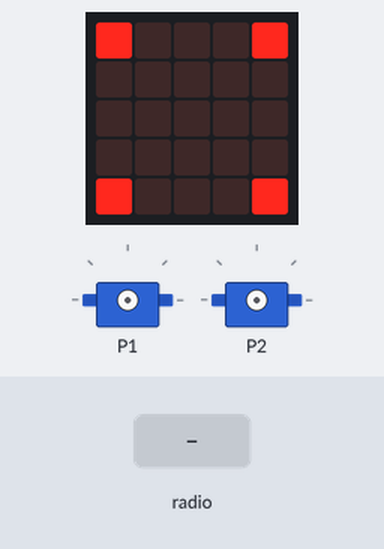
The program below on a simulated BBC micro:bit (MakeCode). Parts: the board's 5×5 LED display, 2 × servo. Inputs (shaded band) come from the test bench.

Above: at 1.6 s.
1.7 s: radio message "forword" arrives
At 2.9 s:
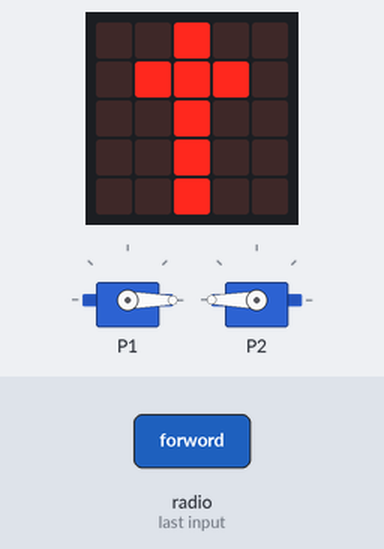
3.2 s: radio message "stop" arrives
At 4.1 s:
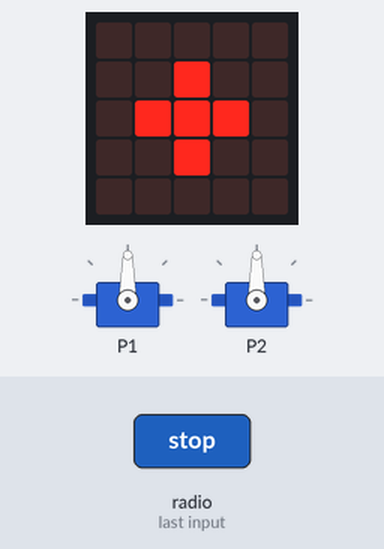
4.7 s: radio message "backword" arrives
At 5.2 s:
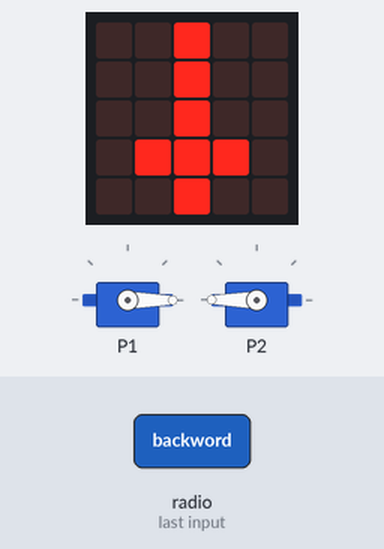
6.2 s: radio message "left" arrives
At 7.4 s:
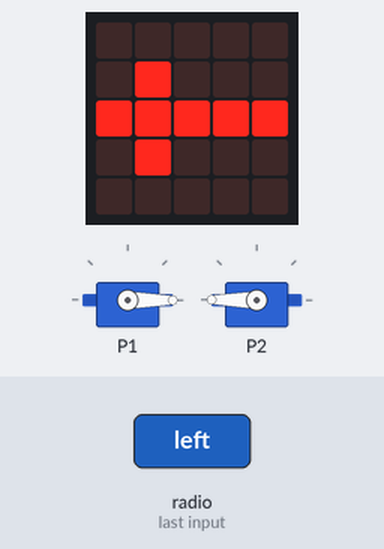
7.7 s: radio message "right" arrives
At 8.7 s:
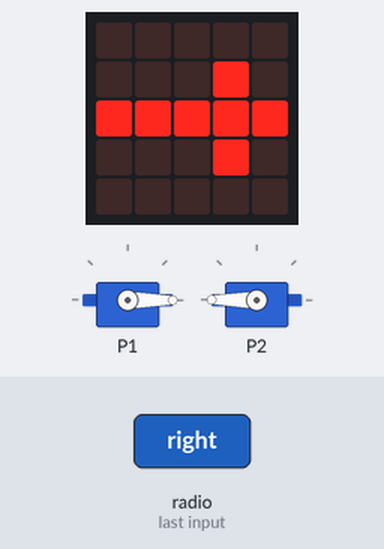
Timing chart, 0 to 10.2 s (numbered marks = the images above; inputs shaded):
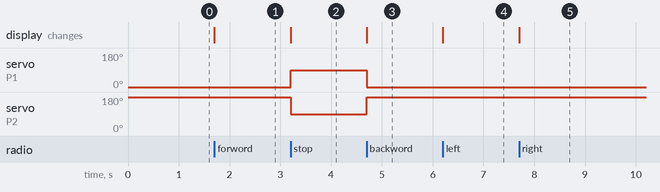

The program:

main.ts
```typescript
radio.onReceivedString(function (receivedString) {
    if (receivedString == "forword") {
        pins.servoWritePin(AnalogPin.P1, 0)
        pins.servoWritePin(AnalogPin.P2, 180)
        basic.showLeds(`
            . . # . .
            . # # # .
            . . # . .
            . . # . .
            . . # . .
            `)
    }
    if (receivedString == "backword") {
        pins.servoWritePin(AnalogPin.P1, 0)
        pins.servoWritePin(AnalogPin.P2, 180)
        basic.showLeds(`
            . . # . .
            . . # . .
            . . # . .
            . # # # .
            . . # . .
            `)
    }
    if (receivedString == "left") {
        pins.servoWritePin(AnalogPin.P1, 0)
        pins.servoWritePin(AnalogPin.P2, 180)
        basic.showLeds(`
            . . . . .
            . # . . .
            # # # # #
            . # . . .
            . . . . .
            `)
    }
    if (receivedString == "right") {
        pins.servoWritePin(AnalogPin.P1, 0)
        pins.servoWritePin(AnalogPin.P2, 180)
        basic.showLeds(`
            . . . . .
            . . . # .
            # # # # #
            . . . # .
            . . . . .
            `)
    }
    if (receivedString == "stop") {
        pins.servoWritePin(AnalogPin.P1, 90)
        pins.servoWritePin(AnalogPin.P2, 90)
        basic.showLeds(`
            . . . . .
            . . # . .
            . # # # .
            . . # . .
            . . . . .
            `)
    }
})
radio.setGroup(1)
basic.showLeds(`
    # . . . #
    . . . . .
    . . . . .
    . . . . .
    # . . . #
    `)
basic.forever(function () {

})
```

test.ts
```typescript
// 테스트는 여기로 이동합니다; 이 패키지가 확장으로 사용될 때 컴파일되지 않을 것 입니다.
```

Measured:
- after the input at 1.7 s, the display: changes at once (image 1)
- after the input at 3.2 s, servo on P1: 0° → 90° at once; servo on P2: 180° → 90° at once; the display: changes at once (image 2)
- after the input at 4.7 s, servo on P1: 90° → 0° at once; servo on P2: 90° → 180° at once; the display: changes at once (image 3)
- after the input at 6.2 s, the display: changes at once (image 4)
- after the input at 7.7 s, the display: changes at once (image 5)
